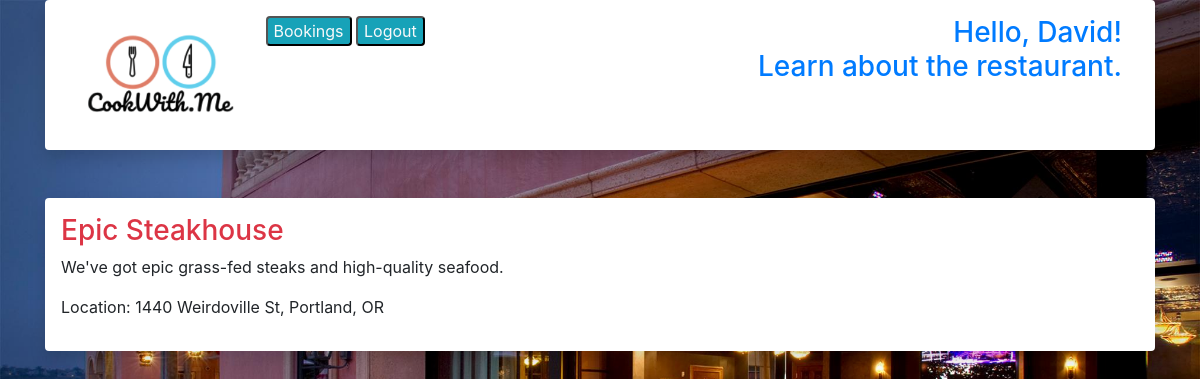
The page /restaurant/2 (signed in) on the database its author committed.
### cook_with_me_app/models.py (models this page shows)
class User(models.Model):
    restaurant_manager = models.BooleanField(default=False)
    first_name = models.CharField(max_length=55)
    last_name = models.CharField(max_length=55)
    email = models.CharField(max_length=155)
    password = models.CharField(max_length=155)
    created_at = models.DateTimeField(auto_now_add=True)
    updated_at = models.DateTimeField(auto_now=True)
    objects = UserManager()

class Restaurant(models.Model):
    name = models.CharField(max_length=155)
    city = models.CharField(max_length=55)
    state = models.CharField(max_length=55)
    street = models.CharField(max_length=155)
    description = models.TextField()
    created_at = models.DateTimeField(auto_now_add=True)
    updated_at = models.DateTimeField(auto_now=True)
    objects = RestaurantManager()

### cook_with_me_app/views.py (the view)
# urls.py: path('restaurant/<int:course_id>', views.restaurant),
def restaurant(request, course_id):
    context = {
        "user": User.objects.get(id=request.session['userid']),
        "restaurant": Restaurant.objects.get(id=course_id),
    }
    return render(request, "restaurant.html", context)

### cook_with_me_app/templates/restaurant.html (shortened to what this page needs)
<!DOCTYPE html>
<html lang="en">
<head>
    <link rel="stylesheet" href="https://stackpath.bootstrapcdn.com/bootstrap/4.4.1/css/bootstrap.min.css">
    {% load static %}
</head>
<body>
    <body>
        <div class="container">
            <div class="shadow p-3 mb-5 bg-white rounded">
                <div class="leftside">
                    <a href="/"><img src="{% static '/images/logo.png' %}" width="200" class="d-inline-block align-top" alt="cook with me logo"></a>
                    <a href="/bookings"><input type="button" value="Bookings" class="text-light bg-info rounded"></a>
                    <a href="/logout"><input type="button" value="Logout" class="text-light bg-info rounded"></a>
                </div>
                <div class="rightside">
                    <h3 class="text-primary">Hello, {{user.first_name}}!<br> Learn about the restaurant.</h3>
                </div>
            </div>
            <div class="shadow p-3 mb-5 bg-white rounded">
                <h3 class="text-danger">{{restaurant.name}}</h3>
                <p>{{restaurant.description}}</p>
                <p>Location: {{restaurant.street}}, {{restaurant.city}}, {{restaurant.state}}</p>
            </div>
        </div>
    </body>
</body>
</html>

### rows shown on the page
User: first_name "David"
Restaurant: name "Epic Steakhouse", description "We've got epic grass-fed steaks and high-quality seafood.", street "1440 Weirdoville St", city "Portland", state "OR"
